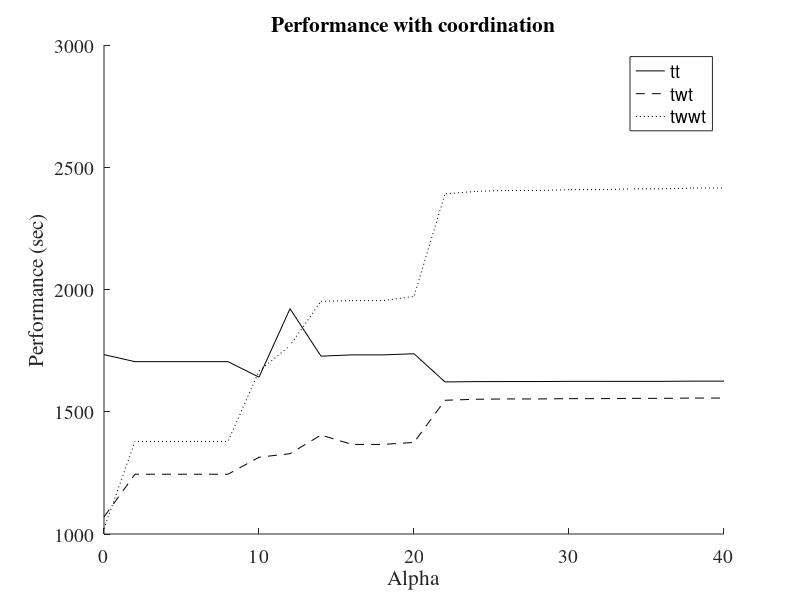

This chart was generated by the following MATLAB code:
data = [0.000000 1733.600000 1069.900000 1021.532500
    2.000000 1704.900000 1244.500000 1378.687500
    4.000000 1704.900000 1244.500000 1378.687500
    6.000000 1704.900000 1244.500000 1378.687500
    8.000000 1704.900000 1244.500000 1378.687500
    10.000000 1641.500000 1314.000000 1666.628000
    12.000000 1921.300000 1328.500000 1770.503500
    14.000000 1727.400000 1404.700000 1951.798500
    16.000000 1732.600000 1366.400000 1954.453000
    18.000000 1732.600000 1366.400000 1954.453000
    20.000000 1737.200000 1374.600000 1971.752000
    22.000000 1622.000000 1547.000000 2391.329000
    24.000000 1623.200000 1551.100000 2401.534500
    26.000000 1623.500000 1552.400000 2404.909000
    28.000000 1623.500000 1552.400000 2404.909000
    30.000000 1624.300000 1553.600000 2408.291000
    32.000000 1624.300000 1553.600000 2408.291000
    34.000000 1624.400000 1554.800000 2411.685000
    36.000000 1624.400000 1554.800000 2411.685000
    38.000000 1625.200000 1556.000000 2415.091000
    40.000000 1625.200000 1556.000000 2415.091000];

figure
hold on
plot(data(:,1),data(:,2),'k-')
plot(data(:,1),data(:,3),'k--')
plot(data(:,1),data(:,4),'k:')
title('Performance with coordination')
xlabel('Alpha')
ylabel('Performance (sec)')
legend('tt','twt','twwt')
ax = gca;
set(ax,'FontName','Times')
set(ax,'FontSize',14)
% saveas(gcf, 'queue_plot', 'fig')
% saveas(gcf, 'queue_plot', 'png')